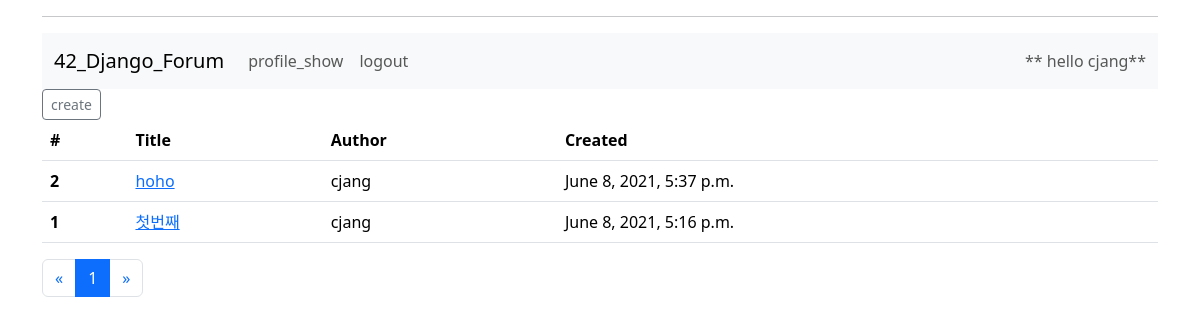
The app's page / (signed in) with its own data.
### forum_app/models/models.py (models this page shows, shortened)
class Post(models.Model):
	title = models.CharField(max_length=64)
	author = models.ForeignKey(User, on_delete=models.CASCADE, null=True)
	content = models.TextField()
	created = models.DateTimeField()

### forum_app/views/post_views.py (the view)
# urls.py: path('', PostView.as_view(), name='home'),
class PostView(LoginRequiredMixin, ListView):
	login_url = '/login/'
	redirect_field_name = 'login'
	model = Post
	template_name = 'home.html'
	paginate_by = 10
	context_object_name = 'post_list'
	def get_queryset(self):
		post_list = Post.objects.order_by('-created')
		return post_list

### forum_app/templates/home.html (shortened to what this page needs)
{% extends "base.html" %}
{% block content %}
{% if user.is_authenticated %}
  <a button_type="link" class="btn btn-outline-secondary btn-sm" href={% url 'forum_app:post_create' %}>create</a>
{% endif %}
<table class="table">
  <thead>
    <tr>
      <th scope="col">#</th>
      <th scope="col">Title</th>
      <th scope="col">Author</th>
      <th scope="col">Created</th>
    </tr>
  </thead>
  <tbody>
    {% for post in post_list %}
      <tr>
        <th scope="row">{{post.id}}</th>
        {% if user.is_authenticated %}
          <td><a href={% url 'forum_app:post' post.id %}>{{ post.title }}</a></td>
        {% else %}
          <td>{{ post.title }}</td>
        {% endif %}
        <td>{{ post.author }}</td>
        <td>{{ post.created }}</td>
      </tr>
    {% endfor %}
  </tbody>
</table>
<nav aria-label="Page navigation example">
  <ul class="pagination">
    <li class="page-item">
      {% if page_obj.has_previous %}
        <a class="page-link" href="?page={{ page_obj.previous_page_number }}" aria-label="Previous">
        <span aria-hidden="true">&laquo;</span></a>
      {% else %}
        <a class="page-link" href="#" aria-label="Previous">
        <span aria-hidden="true">&laquo;</span></a>
      {% endif %}
    </li>
  {% for page_number in paginator.page_range%}
    {% if page_number >= page_obj.number|add:-5 and page_number <= page_obj.number|add:5 %}
      {% if page_number == page_obj.number %}
        <li class="page-item active"><a class="page-link" href="?page={{ page_number }}">{{page_number}}</a></li>
      {% else %}
        <li class="page-item"><a class="page-link" href="?page={{ page_number }}">{{page_number}}</a></li>
      {% endif %}
    {% endif %}
  {% endfor %}
    <li class="page-item">
      {% if page_obj.has_next %}
        <a class="page-link" href="?page={{ page_obj.next_page_number }}" aria-label="Previous">
        <span aria-hidden="true">&raquo;</span></a>
      {% else %}
        <a class="page-link" href="#" aria-label="Previous">
        <span aria-hidden="true">&raquo;</span></a>
      {% endif %}
    </li>
  </ul>
</nav>
{% endblock %}

### forum_app/templates/nav.html (shortened to what this page needs)
{% load django_bootstrap5 %}
<nav class="navbar navbar-expand-lg navbar-light bg-light">
  <div class="container-fluid">
    <a href="{% url 'forum_app:home' %}" class="navbar-brand">42_Django_Forum</a>
    <div class="collapse navbar-collapse" id="navbarText">
      <ul class="navbar-nav me-auto mb-2 mb-lg-0">
        <li class="nav-item">
          {% if user.is_authenticated %}
            {% if user.profile.all.0 %}
              <a href="{% url 'forum_app:profile_show' user.profile.all.0.id%}" class="nav-link" >profile_show</a>
            {% else %}
              <a href="{% url 'forum_app:profile_init'%}" class="nav-link" >profile_init</a>
            {% endif %}
          {% else %}
            <a href="{% url 'forum_app:registration' %}" class="nav-link" >registration</a>
          {% endif %}
        </li>
        <li class="nav-item">
          {% if user.is_authenticated %}
            <a href="{% url 'forum_app:logout' %}" class="nav-link" >logout</a>
          {% else %}
            <a href="{% url 'forum_app:login' %}" class="nav-link active" >login</a>
          {% endif %}
        </li>
      </ul>
      <span class="navbar-text">** hello {{user}}**</span>
    </div>
  </div>
</nav>

### records on screen
Post: id "2", title "hoho", author "cjang", created "June 8, 2021, 5:37 p.m."
Post: id "1", title "첫번째", author "cjang", created "June 8, 2021, 5:16 p.m."

### other values on screen
{{ user }} "cjang"
{{ page_number }} "1"
